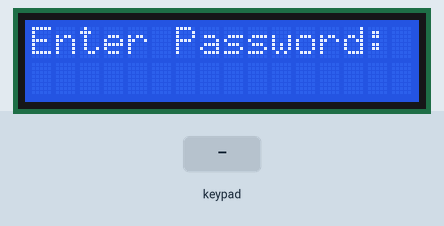
This sketch was run on a simulated Arduino Uno, built with avr-gcc and run on an emulated ATmega328P. Shown: 16×2 character LCD. The test bench sets the inputs (shaded band). What the sketch prints to the serial monitor is not drawn.

Above: at 1.2 s.
1.3 s: keypad keys 1 2 3 pressed 0.4 s apart
At 4.0 s:
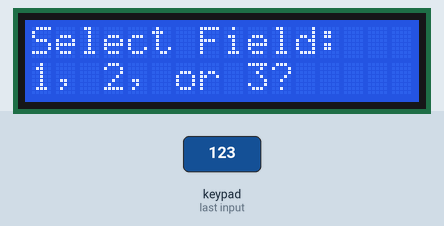
5.1 s: key '1' pressed
At 5.7 s:
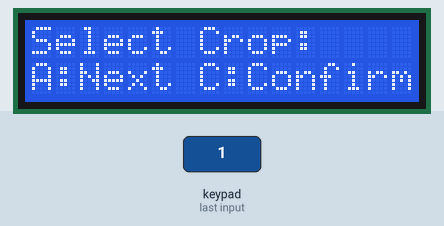
8.1 s: key 'C' pressed
At 9.9 s:
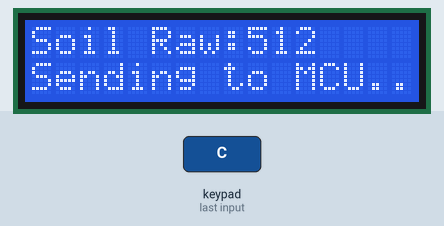
11.1 s: keypad keys 1 2 3 A pressed 0.4 s apart
At 14.9 s:
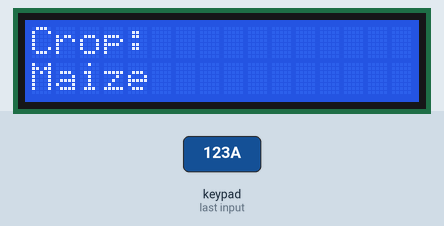
15.6 s: key 'A' pressed
At 16.8 s:
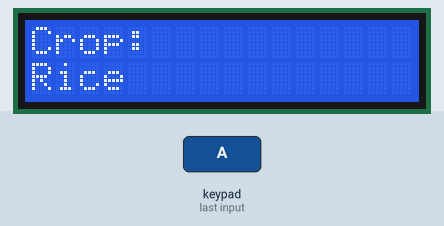
17.1 s: keypad keys 9 8 7 6 A pressed 0.4 s apart
At 19.4 s:
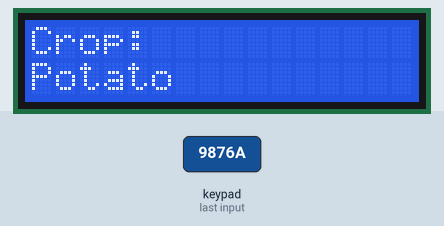
Timing chart, 0 to 20.9 s (numbered marks = the images above; inputs shaded):
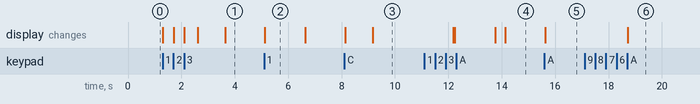

The sketch:

arduino_ui.ino
```cpp
#include <Wire.h>
#include <LiquidCrystal_I2C.h>
#include <Keypad.h>

// ==========================================
// CONFIGURATION
// ==========================================

// I2C LCD Configuration (address usually 0x27 or 0x3F)
LiquidCrystal_I2C lcd(0x27, 16, 2);

// Keypad Configuration
const byte ROWS = 4;
const byte COLS = 4;
char keys[ROWS][COLS] = {
  {'1','2','3','A'},
  {'4','5','6','B'},
  {'7','8','9','C'},
  {'*','0','#','D'}
};
// Connect keypad ROW1, ROW2, ROW3 and ROW4 to these Arduino pins.
byte rowPins[ROWS] = {9, 8, 7, 6};
// Connect keypad COL1, COL2, COL3 and COL4 to these Arduino pins.
byte colPins[COLS] = {5, 4, 3, 2};

Keypad keypad = Keypad(makeKeymap(keys), rowPins, colPins, ROWS, COLS);

// Soil Moisture Pins
#define SOIL_PIN_1 A0
#define SOIL_PIN_2 A1
#define SOIL_PIN_3 A2

// Variables
const String PASSWORD = "123";
String inputPassword = "";
int selectedField = 0; // 1, 2, or 3
int selectedCropIndex = 0;

// The 8 valid crops from the dataset mapping
String crops[8] = {"Wheat", "Maize", "Rice", "Potato", "Tomato", "Ginger", "Mustard", "Chili"};

enum State {
  ENTER_PASSWORD,
  SELECT_FIELD,
  SELECT_CROP,
  READING_SENSORS,
  SENDING_DATA
};

State currentState = ENTER_PASSWORD;

void setup() {
  Serial.begin(115200); // Communicate with NodeMCU

  lcd.init();
  lcd.backlight();

  lcd.clear();
  lcd.setCursor(0, 0);
  lcd.print("Enter Password:");
  lcd.setCursor(0, 1);
}

void loop() {
  char key = keypad.getKey();

  switch (currentState) {
    case ENTER_PASSWORD:
      if (key) {
        if (key == 'C') { // Clear password
          inputPassword = "";
          lcd.setCursor(0, 1);
          lcd.print("                "); // clear line
          lcd.setCursor(0, 1);
        } else if (key >= '0' && key <= '9') {
          inputPassword += key;
          lcd.print("*");

          if (inputPassword.length() == PASSWORD.length()) {
            delay(500);
            if (inputPassword == PASSWORD) {
              currentState = SELECT_FIELD;
              lcd.clear();
              lcd.setCursor(0, 0);
              lcd.print("Password OK!");
              delay(1000);

              lcd.clear();
              lcd.setCursor(0, 0);
              lcd.print("Select Field:");
              lcd.setCursor(0, 1);
              lcd.print("1, 2, or 3?");
            } else {
              lcd.clear();
              lcd.setCursor(0, 0);
              lcd.print("Wrong Password!");
              delay(2000);
              inputPassword = "";
              lcd.clear();
              lcd.setCursor(0, 0);
              lcd.print("Enter Password:");
              lcd.setCursor(0, 1);
            }
          }
        }
      }
      break;

    case SELECT_FIELD:
      if (key) {
        if (key == '1' || key == '2' || key == '3') {
          selectedField = key - '0';
          currentState = SELECT_CROP;

          lcd.clear();
          lcd.setCursor(0, 0);
          lcd.print("Select Crop:");
          lcd.setCursor(0, 1);
          lcd.print("A:Next C:Confirm");
          delay(1500);

          lcd.clear();
          lcd.setCursor(0, 0);
          lcd.print("Crop:");
          lcd.setCursor(0, 1);
          lcd.print(crops[selectedCropIndex]);
        }
      }
      break;

    case SELECT_CROP:
      if (key) {
        if (key == 'A') {
          // Cycle through crops
          selectedCropIndex++;
          if (selectedCropIndex > 7) {
            selectedCropIndex = 0;
          }
          lcd.clear();
          lcd.setCursor(0, 0);
          lcd.print("Crop:");
          lcd.setCursor(0, 1);
          lcd.print(crops[selectedCropIndex]);
        } else if (key == 'C') {
          // Confirm crop
          currentState = READING_SENSORS;
          lcd.clear();
          lcd.setCursor(0, 0);
          lcd.print("Reading Soil");
          lcd.setCursor(0, 1);
          lcd.print("Moisture...");
        }
      }
      break;

    case READING_SENSORS:
      delay(1000); // Simulate reading time

      int soilAnalogValue = 0;
      if (selectedField == 1) {
        soilAnalogValue = analogRead(SOIL_PIN_1);
      } else if (selectedField == 2) {
        soilAnalogValue = analogRead(SOIL_PIN_2);
      } else if (selectedField == 3) {
        soilAnalogValue = analogRead(SOIL_PIN_3);
      }

      // The raw analog reading (e.g. 100 = Wet, 1000 = Dry)
      int rawSoilValue = soilAnalogValue;

      currentState = SENDING_DATA;

      lcd.clear();
      lcd.setCursor(0, 0);
      lcd.print("Soil Raw:");
      lcd.print(rawSoilValue);
      lcd.setCursor(0, 1);
      lcd.print("Sending to MCU..");

      // SEND DATA TO NODEMCU VIA SERIAL
      // Format: <FieldID>,<CropIndex>,<SoilMoisture>
      Serial.print(selectedField);
      Serial.print(",");
      Serial.print(selectedCropIndex);
      Serial.print(",");
      Serial.println(rawSoilValue);

      delay(3000);

      // Reset back to field selection for continuous operation
      currentState = SELECT_FIELD;
      lcd.clear();
      lcd.setCursor(0, 0);
      lcd.print("Select Field:");
      lcd.setCursor(0, 1);
      lcd.print("1, 2, or 3?");
      break;
  }
}
```

Measured:
- after the input at 1.3 s, the display: first changes at once (image 1 shows a later state)
- after the input at 5.1 s, the display: changes at once (image 2)
- after the input at 8.1 s, the display: first changes at once (image 3 shows a later state)
- after the input at 11.1 s, the display: first differs from a run without the input after 1.1 s (image 4 shows a later state)
- after the input at 15.6 s, the display: changes at once (image 5)
- after the input at 17.1 s, the display: changes after 1.6 s (image 6)
- what the display in image 2 shows lasts 1.5 s, from 5.1 s to 6.6 s
